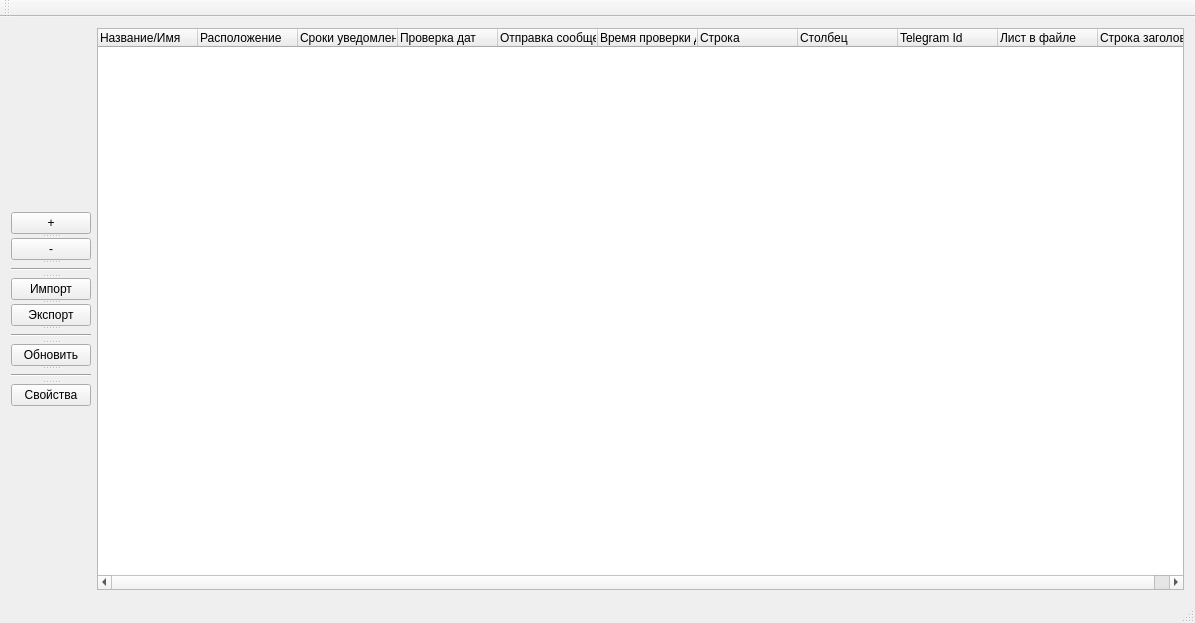
<?xml version="1.0" encoding="UTF-8"?>
<ui version="4.0">
 <class>FlameDateClass</class>
 <widget class="QMainWindow" name="FlameDateClass">
  <property name="geometry">
   <rect>
    <x>0</x>
    <y>0</y>
    <width>1195</width>
    <height>623</height>
   </rect>
  </property>
  <property name="sizePolicy">
   <sizepolicy hsizetype="Expanding" vsizetype="Expanding">
    <horstretch>0</horstretch>
    <verstretch>0</verstretch>
   </sizepolicy>
  </property>
  <property name="focusPolicy">
   <enum>Qt::NoFocus</enum>
  </property>
  <property name="windowTitle">
   <string>FlameDate</string>
  </property>
  <widget class="QWidget" name="centralWidget">
   <property name="enabled">
    <bool>true</bool>
   </property>
   <property name="sizePolicy">
    <sizepolicy hsizetype="Expanding" vsizetype="Expanding">
     <horstretch>0</horstretch>
     <verstretch>0</verstretch>
    </sizepolicy>
   </property>
   <layout class="QGridLayout" name="gridLayout">
    <item row="0" column="0">
     <widget class="QSplitter" name="splitter">
      <property name="sizePolicy">
       <sizepolicy hsizetype="Fixed" vsizetype="Fixed">
        <horstretch>0</horstretch>
        <verstretch>0</verstretch>
       </sizepolicy>
      </property>
      <property name="maximumSize">
       <size>
        <width>75</width>
        <height>214</height>
       </size>
      </property>
      <property name="orientation">
       <enum>Qt::Vertical</enum>
      </property>
      <widget class="QPushButton" name="pushButtonAdd">
       <property name="sizePolicy">
        <sizepolicy hsizetype="Fixed" vsizetype="Fixed">
         <horstretch>0</horstretch>
         <verstretch>0</verstretch>
        </sizepolicy>
       </property>
       <property name="toolTip">
        <string>Add new control object</string>
       </property>
       <property name="text">
        <string>+</string>
       </property>
      </widget>
      <widget class="QPushButton" name="pushButtonAddMinus">
       <property name="sizePolicy">
        <sizepolicy hsizetype="Fixed" vsizetype="Fixed">
         <horstretch>0</horstretch>
         <verstretch>0</verstretch>
        </sizepolicy>
       </property>
       <property name="toolTip">
        <string>Delete choised control object</string>
       </property>
       <property name="text">
        <string>-</string>
       </property>
      </widget>
      <widget class="Line" name="line_2">
       <property name="sizePolicy">
        <sizepolicy hsizetype="Fixed" vsizetype="Fixed">
         <horstretch>0</horstretch>
         <verstretch>0</verstretch>
        </sizepolicy>
       </property>
       <property name="minimumSize">
        <size>
         <width>0</width>
         <height>10</height>
        </size>
       </property>
       <property name="orientation">
        <enum>Qt::Horizontal</enum>
       </property>
      </widget>
      <widget class="QPushButton" name="pushButtonImport">
       <property name="sizePolicy">
        <sizepolicy hsizetype="Fixed" vsizetype="Fixed">
         <horstretch>0</horstretch>
         <verstretch>0</verstretch>
        </sizepolicy>
       </property>
       <property name="toolTip">
        <string>Imports an object tree into XML</string>
       </property>
       <property name="text">
        <string>Импорт</string>
       </property>
      </widget>
      <widget class="QPushButton" name="pushButtonExport">
       <property name="sizePolicy">
        <sizepolicy hsizetype="Fixed" vsizetype="Fixed">
         <horstretch>0</horstretch>
         <verstretch>0</verstretch>
        </sizepolicy>
       </property>
       <property name="toolTip">
        <string>Exports an object tree from XML</string>
       </property>
       <property name="text">
        <string>Экспорт</string>
       </property>
      </widget>
      <widget class="Line" name="line_3">
       <property name="sizePolicy">
        <sizepolicy hsizetype="Fixed" vsizetype="Fixed">
         <horstretch>0</horstretch>
         <verstretch>0</verstretch>
        </sizepolicy>
       </property>
       <property name="minimumSize">
        <size>
         <width>0</width>
         <height>10</height>
        </size>
       </property>
       <property name="orientation">
        <enum>Qt::Horizontal</enum>
       </property>
      </widget>
      <widget class="QPushButton" name="pushButtonRefresh">
       <property name="sizePolicy">
        <sizepolicy hsizetype="Fixed" vsizetype="Fixed">
         <horstretch>0</horstretch>
         <verstretch>0</verstretch>
        </sizepolicy>
       </property>
       <property name="toolTip">
        <string>Refresh control parameters for control object</string>
       </property>
       <property name="text">
        <string>Обновить</string>
       </property>
      </widget>
      <widget class="Line" name="line_4">
       <property name="sizePolicy">
        <sizepolicy hsizetype="Fixed" vsizetype="Fixed">
         <horstretch>0</horstretch>
         <verstretch>0</verstretch>
        </sizepolicy>
       </property>
       <property name="minimumSize">
        <size>
         <width>0</width>
         <height>10</height>
        </size>
       </property>
       <property name="orientation">
        <enum>Qt::Horizontal</enum>
       </property>
      </widget>
      <widget class="QPushButton" name="pushButtonSetting">
       <property name="sizePolicy">
        <sizepolicy hsizetype="Fixed" vsizetype="Fixed">
         <horstretch>0</horstretch>
         <verstretch>0</verstretch>
        </sizepolicy>
       </property>
       <property name="toolTip">
        <string>Set general default parameters.</string>
       </property>
       <property name="text">
        <string>Свойства</string>
       </property>
      </widget>
     </widget>
    </item>
    <item row="0" column="1">
     <widget class="QTreeWidget" name="treeWidget">
      <property name="enabled">
       <bool>true</bool>
      </property>
      <property name="sizePolicy">
       <sizepolicy hsizetype="Expanding" vsizetype="Expanding">
        <horstretch>10</horstretch>
        <verstretch>10</verstretch>
       </sizepolicy>
      </property>
      <property name="minimumSize">
       <size>
        <width>300</width>
        <height>300</height>
       </size>
      </property>
      <property name="focusPolicy">
       <enum>Qt::NoFocus</enum>
      </property>
      <property name="toolTip">
       <string/>
      </property>
      <property name="layoutDirection">
       <enum>Qt::LeftToRight</enum>
      </property>
      <property name="autoFillBackground">
       <bool>false</bool>
      </property>
      <property name="sortingEnabled">
       <bool>false</bool>
      </property>
      <column>
       <property name="text">
        <string>Название/Имя</string>
       </property>
      </column>
      <column>
       <property name="text">
        <string>Расположение</string>
       </property>
      </column>
      <column>
       <property name="text">
        <string>Сроки уведомлений</string>
       </property>
      </column>
      <column>
       <property name="text">
        <string>Проверка дат</string>
       </property>
      </column>
      <column>
       <property name="text">
        <string>Отправка сообщений</string>
       </property>
      </column>
      <column>
       <property name="text">
        <string>Время проверки дат</string>
       </property>
      </column>
      <column>
       <property name="text">
        <string>Строка</string>
       </property>
      </column>
      <column>
       <property name="text">
        <string>Столбец</string>
       </property>
      </column>
      <column>
       <property name="text">
        <string>Telegram Id</string>
       </property>
      </column>
      <column>
       <property name="text">
        <string>Лист в файле</string>
       </property>
      </column>
      <column>
       <property name="text">
        <string>Строка заголовка</string>
       </property>
      </column>
     </widget>
    </item>
   </layout>
  </widget>
  <widget class="QMenuBar" name="menuBar">
   <property name="geometry">
    <rect>
     <x>0</x>
     <y>0</y>
     <width>1195</width>
     <height>22</height>
    </rect>
   </property>
  </widget>
  <widget class="QToolBar" name="mainToolBar">
   <attribute name="toolBarArea">
    <enum>TopToolBarArea</enum>
   </attribute>
   <attribute name="toolBarBreak">
    <bool>false</bool>
   </attribute>
  </widget>
  <widget class="QStatusBar" name="statusBar"/>
 </widget>
 <layoutdefault spacing="6" margin="11"/>
 <resources>
  <include location="FlameDate.qrc"/>
 </resources>
 <connections/>
</ui>
